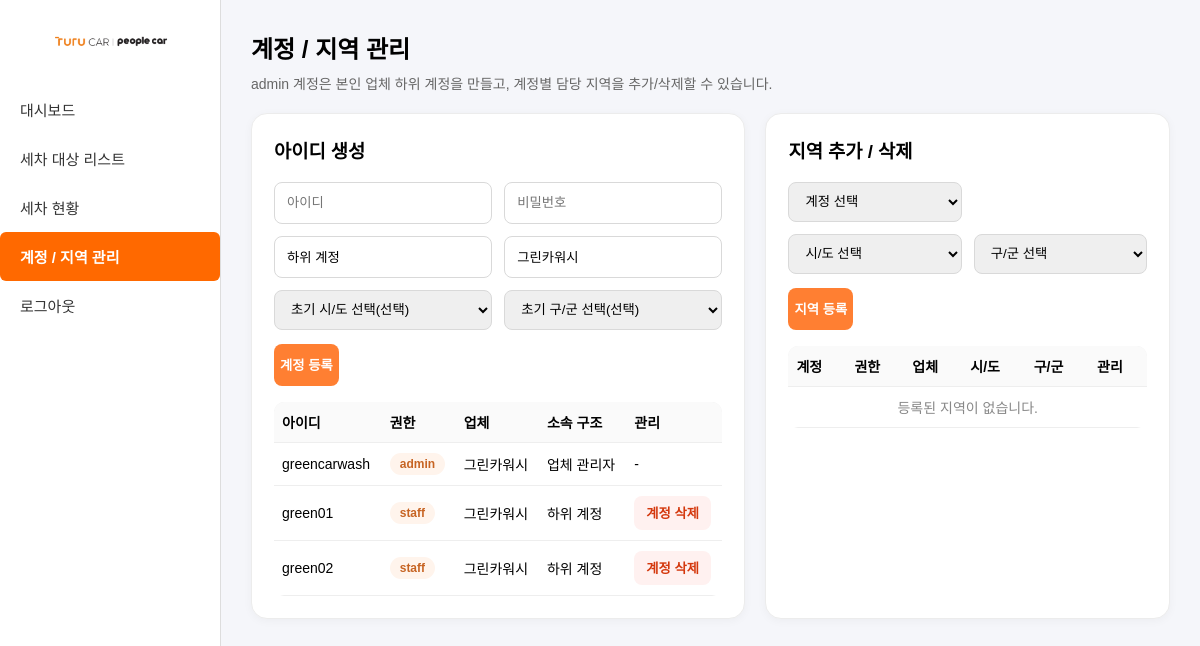
The app's page /account_manage (signed in) with its own data.
### tables this page shows
CREATE TABLE accounts (
    id INTEGER PRIMARY KEY AUTOINCREMENT,
    username TEXT UNIQUE,
    password TEXT,
    role TEXT,
    vendor TEXT
, parent_id INTEGER);

### app.py (the view, shortened to what this page needs)
@app.route("/account_manage", methods=["GET", "POST"])
@login_required
def account_manage():
    if not current_user.is_admin:
        flash("❌ 접근 권한이 없습니다.")
        return redirect(url_for("dashboard"))
    conn = get_user_db()
    cur = conn.cursor()
    if current_user.is_master:
        accounts = cur.execute(
            "SELECT * FROM accounts ORDER BY CASE role WHEN 'master' THEN 0 WHEN 'admin' THEN 1 ELSE 2 END, username"
        ).fetchall()
        creatable_accounts = cur.execute(
            "SELECT * FROM accounts WHERE role IN ('admin', 'staff') ORDER BY CASE role WHEN 'admin' THEN 0 ELSE 1 END, username"
        ).fetchall()
        vendors = cur.execute("SELECT * FROM vendors ORDER BY name").fetchall()
    else:
        accounts = cur.execute(
            "SELECT * FROM accounts WHERE vendor=? AND (role='admin' OR parent_id=?) ORDER BY CASE role WHEN 'admin' THEN 0 ELSE 1 END, username",
            (current_user.vendor, current_user.id)
        ).fetchall()
        creatable_accounts = cur.execute(
            "SELECT * FROM accounts WHERE parent_id=? ORDER BY username",
            (current_user.id,)
        ).fetchall()
        vendors = []
    region_list = cur.execute(
        """
        SELECT ar.id, ar.username, ar.city, ar.district, a.vendor, a.role, a.parent_id
        FROM account_region ar
        JOIN accounts a ON a.username = ar.username
        {where_clause}
        ORDER BY ar.username, ar.city, ar.district
        """.format(
            where_clause=""
            if current_user.is_master
            else "WHERE a.parent_id = ?"
        ),
        () if current_user.is_master else (current_user.id,)
    ).fetchall()
    wash_conn = get_wash_db()
    wash_cur = wash_conn.cursor()
    region_rows = wash_cur.execute(
        "SELECT DISTINCT 지역시도, 지역구군 FROM wash_list WHERE 지역시도 IS NOT NULL AND 지역구군 IS NOT NULL ORDER BY 지역시도, 지역구군"
    ).fetchall()
    wash_conn.close()
    city_options = []
    region_map = {}
    for row in region_rows:
        city = str(row["지역시도"]).strip()
        district = str(row["지역구군"]).strip()
        if not city or city.lower() == "none" or not district or district.lower() == "none":
            continue
        if city not in region_map:
            region_map[city] = []
            city_options.append(city)
        if district not in region_map[city]:
            region_map[city].append(district)
    conn.close()
    return render_template(
        "account_manage.html",
        accounts=accounts,
        region_list=region_list,
        vendors=vendors,
        creatable_accounts=creatable_accounts,
        city_options=city_options,
        region_map=region_map
    )

### app.py (called while the page is built)
def get_user_db():
    conn = sqlite3.connect(USER_DB_PATH)
    conn.row_factory = sqlite3.Row
    return conn

def get_wash_db():
    conn = sqlite3.connect(WASH_DB_PATH)
    conn.row_factory = sqlite3.Row
    return conn

@login_manager.user_loader
def load_user(user_id):
    conn = get_user_db()
    cur = conn.cursor()
    row = cur.execute("SELECT * FROM accounts WHERE id=?", (user_id,)).fetchone()
    conn.close()
    if row:
        return User(
            row["id"],
            row["username"],
            row["role"],
            row["vendor"],
            row["parent_id"]
        )
    return None

    @property
    def is_master(self):
        return self.role == "master"

    @property
    def is_admin(self):
        return self.role in ("master", "admin")

### templates/account_manage.html (shortened to what this page needs)
{% extends "base.html" %}
{% block content %}
<div style="margin-bottom:20px;">
    <h2 style="margin:0 0 8px 0;">계정 / 지역 관리</h2>
    <div style="color:#666; font-size:14px;">
        {% if current_user.is_master %}
            마스터 계정은 전체 admin/하위 계정을 관리할 수 있습니다.
        {% else %}
            admin 계정은 본인 업체 하위 계정을 만들고, 계정별 담당 지역을 추가/삭제할 수 있습니다.
        {% endif %}
    </div>
</div>
<div class="page-grid">
    <div class="card-box">
        <h3 style="margin-top:0;">아이디 생성</h3>
        <form method="POST">
            <div class="form-grid">
                <input type="text" name="username" placeholder="아이디" required>
                <input type="password" name="password" placeholder="비밀번호" required>
                {% if current_user.is_master %}
                <select name="role">
                    <option value="admin">admin 계정</option>
                    <option value="staff">하위 계정</option>
                </select>
                <select name="vendor" required>
                    <option value="">업체 선택</option>
                    {% for v in vendors %}
                    <option value="{{ v.name }}">{{ v.name }}</option>
                    {% endfor %}
                </select>
                {% else %}
                <input type="text" value="하위 계정" readonly>
                <input type="text" value="{{ current_user.vendor }}" readonly>
                {% endif %}
                <select name="city" id="create_city">
                    <option value="">초기 시/도 선택(선택)</option>
                </select>
                <select name="district" id="create_district">
                    <option value="">초기 구/군 선택(선택)</option>
                </select>
            </div>
            <div style="margin-top:14px;">
                <button class="btn-main">계정 등록</button>
            </div>
        </form>
        <div class="table-wrap">
            <table>
                <thead>
                    <tr>
                        <th>아이디</th>
                        <th>권한</th>
                        <th>업체</th>
                        <th>소속 구조</th>
                        <th>관리</th>
                    </tr>
                </thead>
                <tbody>
                    {% for a in accounts %}
                    <tr>
                        <td>{{ a.username }}</td>
                        <td><span class="badge">{{ a.role }}</span></td>
                        <td>{{ a.vendor or '-' }}</td>
                        <td>
                            {% if a.role == 'master' %}
                                최상위
                            {% elif a.role == 'admin' %}
                                업체 관리자
                            {% else %}
                                하위 계정
                            {% endif %}
                        </td>
                        <td>
                            {% if a.role != 'master' %}
                                {% if current_user.is_master or (a.role == 'staff' and a.parent_id == current_user.id) %}
                                <form method="POST" class="inline-form" onsubmit="return confirm('정말 이 계정을 삭제할까요?');">
                                    <button type="submit" class="btn-del">계정 삭제</button>
                                </form>
                                {% else %}
                                -
                                {% endif %}
                            {% else %}
                            -
                            {% endif %}
                        </td>
                    </tr>
                    {% endfor %}
                </tbody>
            </table>
        </div>
    </div>
    <div class="card-box">
        <h3 style="margin-top:0;">지역 추가 / 삭제</h3>
        <form method="POST">
            <div class="form-grid">
                <select name="region_username" required>
                    <option value="">계정 선택</option>
                </select>
                <div></div>
                <select name="region_city" id="assign_city" required>
                    <option value="">시/도 선택</option>
                </select>
                <select name="region_district" id="assign_district" required>
                    <option value="">구/군 선택</option>
                </select>
            </div>
            <div style="margin-top:14px;">
                <button class="btn-main">지역 등록</button>
            </div>
        </form>
        <div class="table-wrap">
            <table>
                <thead>
                    <tr>
                        <th>계정</th>
                        <th>권한</th>
                        <th>업체</th>
                        <th>시/도</th>
                        <th>구/군</th>
                        <th>관리</th>
                    </tr>
                </thead>
                <tbody>
                    {% for r in region_list %}
                    <tr>
                        <td>{{ r.username }}</td>
                        <td>{{ r.role }}</td>
                        <td>{{ r.vendor }}</td>
                        <td>{{ r.city }}</td>
                        <td>{{ r.district }}</td>
                        <td>
                            {% if current_user.is_master or (r.parent_id == current_user.id) %}
                            <form method="POST" class="inline-form" onsubmit="return confirm('이 지역 권한을 삭제할까요?');">
                                <input type="hidden" name="action" value="delete_region">
                                <input type="hidden" name="region_id" value="{{ r.id }}">
                                <button type="submit" class="btn-del">지역 삭제</button>
                            </form>
                            {% else %}
                            -
                            {% endif %}
                        </td>
                    </tr>
                    {% else %}
                    <tr>
                        <td colspan="6" style="text-align:center; color:#888;">등록된 지역이 없습니다.</td>
                    </tr>
                    {% endfor %}
                </tbody>
            </table>
        </div>
    </div>
</div>
{% endblock %}

### static/css/style.css (style rules this page uses)
body { margin: 0; font-family: Pretendard, sans-serif; background: #f5f6fa; }
table { width: 100%; background: #fff; border-collapse: collapse; border-radius: 10px; overflow: hidden; }
thead { background: #f0f0f0; }
th, td { padding: 10px 12px; text-align: left; border-bottom: 1px solid #eee; }

### templates/account_manage.html (style rules this page uses)
.page-grid { display:grid; grid-template-columns: 1.1fr 0.9fr; gap:20px; }
.card-box { background:#fff; border:1px solid #ececec; border-radius:16px; padding:22px; box-shadow:0 2px 10px rgba(0,0,0,0.04); }
.form-grid { display:grid; grid-template-columns: repeat(2, minmax(0,1fr)); gap:12px; }
.form-grid input, .form-grid select { height:40px; padding:0 12px; border:1px solid #d9d9d9; border-radius:8px; }
.btn-main { height:42px; border:none; border-radius:8px; background:#ff7f32; color:#fff; font-weight:700; cursor:pointer; }
.btn-del { height:34px; border:none; border-radius:8px; background:#fff1f0; color:#d4380d; font-weight:700; cursor:pointer; padding:0 12px; }
.table-wrap { overflow-x:auto; margin-top:16px; }
table { width:100%; border-collapse:collapse; }
th, td { border-bottom:1px solid #eee; padding:10px 8px; text-align:left; font-size:14px; vertical-align:middle; }
th { background:#fafafa; }
.badge { display:inline-block; padding:4px 10px; border-radius:999px; background:#fff4ec; color:#c76423; font-size:12px; font-weight:700; }
.inline-form { display:inline; }

### records on screen
accounts: vendor "그린카워시", username "greencarwash", role "admin", shows "업체 관리자"
accounts: username "green01", role "staff", vendor "그린카워시", shows "하위 계정"
accounts: username "green02", role "staff", vendor "그린카워시", shows "하위 계정"
